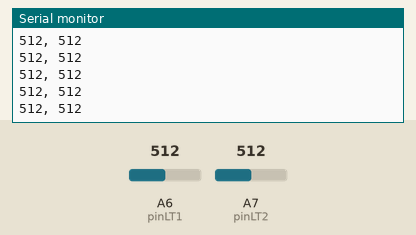
Simulated run of this sketch. Board: Arduino Nano, built with avr-gcc and run on an emulated ATmega328P. Shown: the last lines printed to the serial monitor. Inputs (shaded band) come from the test bench; at power-on: A6 (pinLT1) = 512, A7 (pinLT2) = 512.

Above: at 1.2 s.
1.3 s: A6 (pinLT1) set to 716
At 1.31 s:
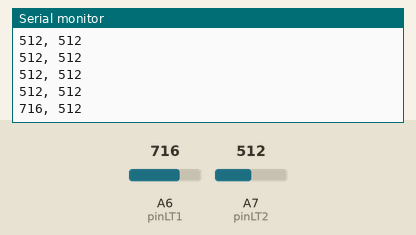
2.8 s: A7 (pinLT2) set to 716
At 2.82 s:
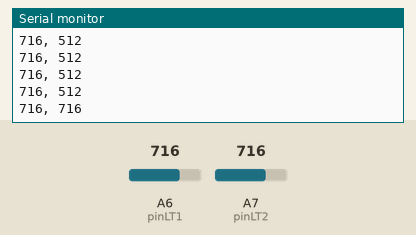
4.3 s: A6 (pinLT1) set to 900
At 4.33 s:
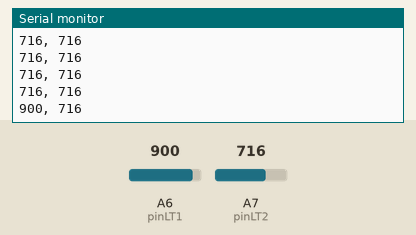
5.8 s: A7 (pinLT2) set to 900
At 5.84 s:
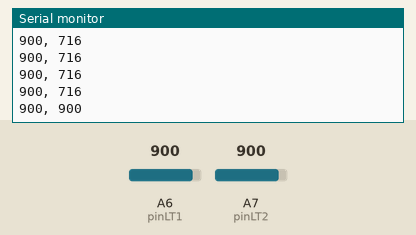
Timing chart, 0 to 8.3 s (numbered marks = the images above; inputs shaded):
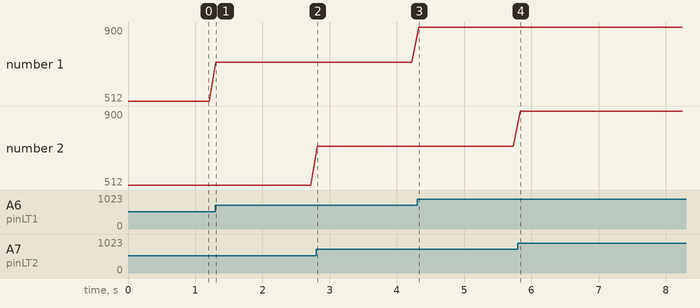

The sketch:

Jellibi-CAM-03-04-LT-IR.ino
```cpp
//////////////  바닥의 라인트레이스 IR센서

#define pinLT1  A6 // 1번(왼쪽) IR센서 연결 핀
#define pinLT2  A7 // 2번(오른쪽) IR센서 연결 핀

// 색상에 따른 IR센서 측정값 샘플 (왼쪽,오른쪽)
//  로봇A: 흰색=(220,164), 회색=(576,541), 검정=(933,919)
//  로봇B: 흰색=(260,330), 회색=(600,640), 검정=(934,950)

//////////////  메인 프로그램

void setup() {
  Serial.begin( 9600 ); // 시리얼 통신 (bps)
}

void loop() {
  int value1 = analogRead(pinLT1);  // IR1 값 읽기
  int value2 = analogRead(pinLT2);  // IR2 값 읽기

  Serial.print( value1 );
  Serial.print( ", " );
  Serial.print( value2 );
  Serial.println();
  delay(100);
}
```

Measured:
- after the input at 1.3 s, the serial monitor: prints a new line at once (image 1)
- after the input at 2.8 s, the serial monitor: prints a new line at once (image 2)
- after the input at 4.3 s, the serial monitor: prints a new line at once (image 3)
- after the input at 5.8 s, the serial monitor: prints a new line at once (image 4)
- plotted number 1: 512 → 716 after the input at 1.3 s, 716 → 900 after the input at 4.3 s
